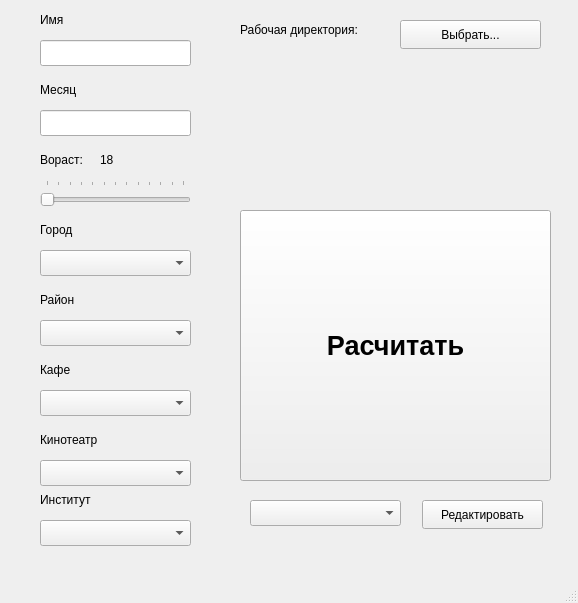
<?xml version="1.0" encoding="UTF-8"?>
<ui version="4.0">
 <class>MainWindow</class>
 <widget class="QMainWindow" name="MainWindow">
  <property name="geometry">
   <rect>
    <x>0</x>
    <y>0</y>
    <width>578</width>
    <height>603</height>
   </rect>
  </property>
  <property name="windowTitle">
   <string>MainWindow</string>
  </property>
  <property name="styleSheet">
   <string notr="true"/>
  </property>
  <widget class="QWidget" name="centralwidget">
   <widget class="QLineEdit" name="lineName">
    <property name="geometry">
     <rect>
      <x>40</x>
      <y>40</y>
      <width>151</width>
      <height>26</height>
     </rect>
    </property>
   </widget>
   <widget class="QLabel" name="label_name">
    <property name="geometry">
     <rect>
      <x>40</x>
      <y>10</y>
      <width>31</width>
      <height>20</height>
     </rect>
    </property>
    <property name="text">
     <string>Имя</string>
    </property>
   </widget>
   <widget class="QLabel" name="label_text_age">
    <property name="geometry">
     <rect>
      <x>40</x>
      <y>150</y>
      <width>61</width>
      <height>20</height>
     </rect>
    </property>
    <property name="text">
     <string>Вораст:</string>
    </property>
   </widget>
   <widget class="QSlider" name="horizontalSliderAge">
    <property name="geometry">
     <rect>
      <x>40</x>
      <y>180</y>
      <width>151</width>
      <height>31</height>
     </rect>
    </property>
    <property name="minimum">
     <number>18</number>
    </property>
    <property name="maximum">
     <number>30</number>
    </property>
    <property name="orientation">
     <enum>Qt::Horizontal</enum>
    </property>
    <property name="tickPosition">
     <enum>QSlider::TicksAbove</enum>
    </property>
    <property name="tickInterval">
     <number>1</number>
    </property>
   </widget>
   <widget class="QLabel" name="label_city">
    <property name="geometry">
     <rect>
      <x>40</x>
      <y>220</y>
      <width>61</width>
      <height>20</height>
     </rect>
    </property>
    <property name="text">
     <string>Город</string>
    </property>
   </widget>
   <widget class="QLabel" name="label_dist">
    <property name="geometry">
     <rect>
      <x>40</x>
      <y>290</y>
      <width>61</width>
      <height>20</height>
     </rect>
    </property>
    <property name="text">
     <string>Район</string>
    </property>
   </widget>
   <widget class="QLabel" name="label_caffee">
    <property name="geometry">
     <rect>
      <x>40</x>
      <y>360</y>
      <width>61</width>
      <height>20</height>
     </rect>
    </property>
    <property name="text">
     <string>Кафе</string>
    </property>
   </widget>
   <widget class="QLabel" name="label_cinema">
    <property name="geometry">
     <rect>
      <x>40</x>
      <y>430</y>
      <width>91</width>
      <height>20</height>
     </rect>
    </property>
    <property name="text">
     <string>Кинотеатр</string>
    </property>
   </widget>
   <widget class="QComboBox" name="comboBoxCity">
    <property name="geometry">
     <rect>
      <x>40</x>
      <y>250</y>
      <width>151</width>
      <height>26</height>
     </rect>
    </property>
    <property name="duplicatesEnabled">
     <bool>true</bool>
    </property>
   </widget>
   <widget class="QComboBox" name="comboBoxDistrict">
    <property name="geometry">
     <rect>
      <x>40</x>
      <y>320</y>
      <width>151</width>
      <height>26</height>
     </rect>
    </property>
   </widget>
   <widget class="QComboBox" name="comboBoxCafe">
    <property name="geometry">
     <rect>
      <x>40</x>
      <y>390</y>
      <width>151</width>
      <height>26</height>
     </rect>
    </property>
   </widget>
   <widget class="QComboBox" name="comboBoxCinema">
    <property name="geometry">
     <rect>
      <x>40</x>
      <y>460</y>
      <width>151</width>
      <height>26</height>
     </rect>
    </property>
   </widget>
   <widget class="QPushButton" name="pushButtonCalculate">
    <property name="geometry">
     <rect>
      <x>240</x>
      <y>210</y>
      <width>311</width>
      <height>271</height>
     </rect>
    </property>
    <property name="font">
     <font>
      <pointsize>20</pointsize>
      <bold>true</bold>
     </font>
    </property>
    <property name="styleSheet">
     <string notr="true"/>
    </property>
    <property name="text">
     <string>Расчитать</string>
    </property>
   </widget>
   <widget class="QPushButton" name="pushButtonWorkDir">
    <property name="geometry">
     <rect>
      <x>400</x>
      <y>20</y>
      <width>141</width>
      <height>29</height>
     </rect>
    </property>
    <property name="text">
     <string>Выбрать...</string>
    </property>
   </widget>
   <widget class="QLabel" name="label_workdir">
    <property name="geometry">
     <rect>
      <x>240</x>
      <y>20</y>
      <width>151</width>
      <height>20</height>
     </rect>
    </property>
    <property name="text">
     <string>Рабочая директория:</string>
    </property>
   </widget>
   <widget class="QLabel" name="label_dir">
    <property name="geometry">
     <rect>
      <x>240</x>
      <y>60</y>
      <width>301</width>
      <height>131</height>
     </rect>
    </property>
    <property name="text">
     <string/>
    </property>
    <property name="wordWrap">
     <bool>true</bool>
    </property>
   </widget>
   <widget class="QLabel" name="label_age">
    <property name="geometry">
     <rect>
      <x>100</x>
      <y>150</y>
      <width>61</width>
      <height>20</height>
     </rect>
    </property>
    <property name="text">
     <string>18</string>
    </property>
   </widget>
   <widget class="QLabel" name="label_month_2">
    <property name="geometry">
     <rect>
      <x>40</x>
      <y>80</y>
      <width>61</width>
      <height>20</height>
     </rect>
    </property>
    <property name="text">
     <string>Месяц</string>
    </property>
   </widget>
   <widget class="QLabel" name="label_inst">
    <property name="geometry">
     <rect>
      <x>40</x>
      <y>490</y>
      <width>91</width>
      <height>20</height>
     </rect>
    </property>
    <property name="text">
     <string>Институт</string>
    </property>
   </widget>
   <widget class="QComboBox" name="comboBoxInstitute">
    <property name="geometry">
     <rect>
      <x>40</x>
      <y>520</y>
      <width>151</width>
      <height>26</height>
     </rect>
    </property>
   </widget>
   <widget class="QPushButton" name="buttonEdit">
    <property name="geometry">
     <rect>
      <x>422</x>
      <y>500</y>
      <width>121</width>
      <height>29</height>
     </rect>
    </property>
    <property name="text">
     <string>Редактировать</string>
    </property>
   </widget>
   <widget class="QComboBox" name="comboBoxFile">
    <property name="geometry">
     <rect>
      <x>250</x>
      <y>500</y>
      <width>151</width>
      <height>26</height>
     </rect>
    </property>
   </widget>
   <widget class="QLineEdit" name="lineMonth">
    <property name="geometry">
     <rect>
      <x>40</x>
      <y>110</y>
      <width>151</width>
      <height>26</height>
     </rect>
    </property>
   </widget>
  </widget>
  <widget class="QMenuBar" name="menubar">
   <property name="geometry">
    <rect>
     <x>0</x>
     <y>0</y>
     <width>578</width>
     <height>25</height>
    </rect>
   </property>
  </widget>
  <widget class="QStatusBar" name="statusbar"/>
 </widget>
 <resources/>
 <connections/>
</ui>
